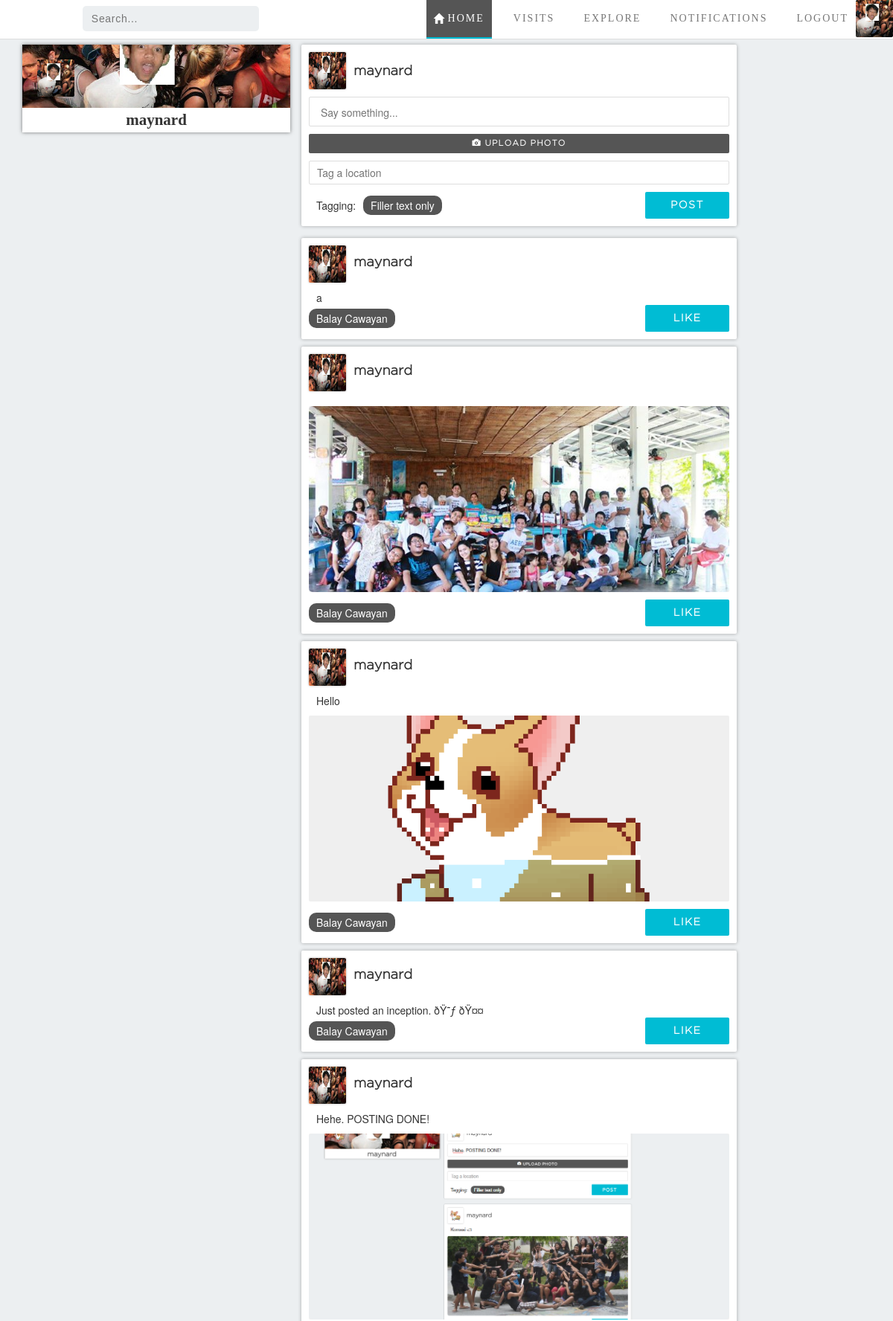
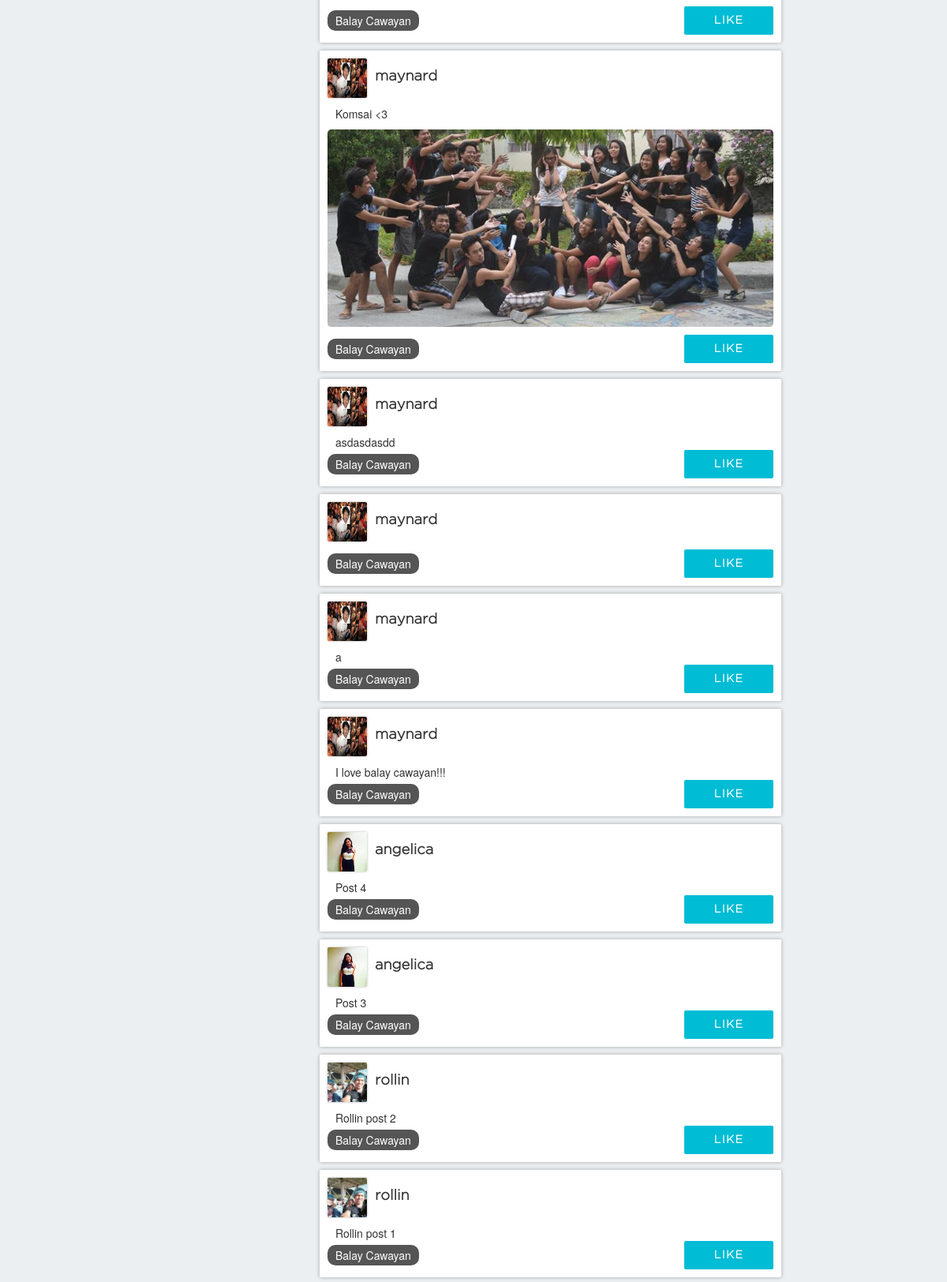
Screenshot of /home_page.php (signed in, upper part) with the database file from the repository (2 pictures, top to bottom).
### tables this page shows
CREATE TABLE `posted` (
  `post_id` int(9) NOT NULL,
  `content` varchar(300) NOT NULL,
  `place_id` int(11) NOT NULL,
  `acc_id` int(11) NOT NULL,
  `time_post` timestamp NOT NULL DEFAULT CURRENT_TIMESTAMP ON UPDATE CURRENT_TIMESTAMP,
  `if_image` tinyint(1) NOT NULL
);

CREATE TABLE `account` (
  `acc_id` int(9) NOT NULL,
  `username` varchar(50) NOT NULL,
  `firstname` varchar(30) NOT NULL,
  `lastname` varchar(30) NOT NULL,
  `password` varchar(30) NOT NULL,
  `email` varchar(40) NOT NULL,
  `address` varchar(30) NOT NULL,
  `about_me` varchar(60) NOT NULL
);

CREATE TABLE `places` (
  `place_id` int(9) NOT NULL,
  `name` varchar(50) NOT NULL,
  `desciption` varchar(100) NOT NULL,
  `location_id` varchar(100) NOT NULL
);

### home_page.php (the view, shortened to what this page needs)
<?php
	$username = $_SESSION["userName"];
?>
<!DOCTYPE html>
<html lang="en">
	<head>
		<link rel="stylesheet" href="bootstrap/css/bootstrap.min.css">
		<link rel="stylesheet" type="text/css" href="css/navigation_bar_and_body_style.css">
		<link rel="stylesheet" type="text/css" href="css/Home_Page_style.css">
		<link rel="stylesheet" type="text/css" href="css/style.css">
		<link rel="stylesheet" type="text/css" href="css/posts.css">
	</head>
	<body>
		<div id = "navBar">
			<form action="search_results_places.php" method="get">
				<input type="text" placeholder="Search..." name = "search">
			</form>
			<ul id = "navList">
				<li><a href="#" class="active"><span class="glyphicon glyphicon-home"></span>HOME</a></li>
				<li><a href="visit.php"><span class="glyphicon glyphicon-map-marker"></span>VISITS</a></li>
				<li><a href="#"><span class="glyphicon glyphicon-globe"></span>EXPLORE</a></li>
				<li><a href="Notifications.php"><span class="glyphicon glyphicon-bell"></span>NOTIFICATIONS</a></li>
				<li><a href="logout.php"><span class="glyphicon glyphicon-log-out"></span>LOGOUT</a></li>
				<li><a href="my_profile.php" class="image-list"><img src="images/profile_pic_img/acc_id_<?=$_SESSION['userID']?>.jpg"></a></li>
			</ul>
		</div>
		<div class="container">
			<div class="row">
				<div class="col-sm-4">
					<div class="user-box">
						<a href="my_profile.php">
							<img src="images/cover_img/cover_<?=$_SESSION['userID']?>.png" alt="user-cover" class="cover">
							<img src="images/profile_pic_img/acc_id_<?=$_SESSION['userID']?>.jpg" alt="user-profile" class="profile">
						</a>
						<h2 class="user-box-heading"><?=$username?></h2>
					</div>
				</div>
				<div class="col-sm-6">
					<div class="posting post-container">
						<img src="images/profile_pic_img/acc_id_<?=$_SESSION['userID']?>.jpg" alt="USER PHOTO" class="profile">
						<p class="user-name"><?=$username?></p>
						<form action="post.php" method="post" enctype="multipart/form-data">
							<textarea id="post-text-area" cols="50" rows="5" placeholder="Say something..." name = "post"></textarea>
							<label for="photo"><span class="glyphicon glyphicon-camera"></span> Upload photo<input type="file" name="photo" class="inputphoto" id = "photo" onchange="loadFile(event)" name = "photo"></label>
							<input type="text-field" placeholder="Tag a location" class="tag-location">
							<div class="contain">
								<span>Tagging:</span><p class="tagged-location">Filler text only</p>
								<input type="submit" value="POST">
							</div>
						</form>
					</div>
					<?php
						require "connect.php";
						$acc_id = $_SESSION['userID'];
						$query = "SELECT *
								  FROM posted
								  NATURAL JOIN account
								  NATURAL JOIN places
								  WHERE acc_id
								  IN (SELECT acc_id_follows
								  	  FROM follow
								  	  WHERE acc_id_follower = $acc_id)
								  OR acc_id = $acc_id
								  ORDER BY time_post
								  DESC;";
						$result = mysqli_query ($dbconn, $query);
						foreach ($result as $value):?>
							<div class="posted post-container">
								<a href="people_profile.php">
									<img src="images/profile_pic_img/acc_id_<?=$value['acc_id']; ?>.jpg" alt="USER PHOTO" class="profile">
									<h2 class="user-name"><?=$value['username'];?></h2>
								</a>
								<p class = "posted-text"><?=$value['content'];?></p>
								<?php if($value['if_image'] == 1): ?>
									<button class="imagebtn"><img id="myImg" src="images/post_img/<?=$value['post_id'];?>.jpg"></button>
								<?php endif; ?>
								<div class="contain">
									<a href="place.php?place_id=<?=$value['place_id'];?>" class="tagged-location"><?=$value['name'];?></a>
									<button class="like">LIKE</button>
								</div>
							</div>
						<?php endforeach; ?>
				</div>
			</div>
		</div>
	</body>
</html>

### css/Navigation_Bar_and_Body_style.css (style rules this page uses)
body { background-color: #ECEFF1; margin: 0; }
#navBar { background-color: white; display: inline-flex; width: 100%; top: 0; left: 0; position: fixed; z-index: 1; border-bottom: 1px solid #DDD; }
#navBar img { height: 50px; width: 50px; object-position: center; object-fit: cover; box-sizing: border-box; margin: 0; border-radius: 2px; }
#navList { display: inline-flex; justify-content: center; align-content: center; list-style: none; margin: 0; padding: 0; margin-left: auto; }
#navList li { display: inline-flex; justify-content: center; align-items: center; }
#navList > li > a { text-decoration: none; display: block; height: 100%; padding: 0 10px; border: solid rgba(0,0,0,0); border-width: 0 0 2px 0; text-align: center; vertical-align: middle; font-family: "Gotham Medium"; font-size: 14px; letter-spacing: 2px; color: #777; display: flex; align-items: center; justify-content: center; box-sizing: border-box; transition: 0.2s; }
#navList > li > a.image-list { padding: 0; }
#navList > li > a.active { border-color: #00BCD4; background-color: #555; color: white!important; cursor: default; }
#navBar form { margin-left: 5%; height: 50px; width: 28.25%; display: inline-flex; justify-content: center; align-items: center; }
#navBar form input[type=text] { color: #888; border-style: none; padding: 5px 10px; background-color: #ECEFF1; width: 70%; border-radius: 5px; border: 2px solid rgba(0,0,0,0); transition: 0.2s; font-family: Arial; font-size: 1em; letter-spacing: 0.05em; }
#navBar .glyphicon { margin: -2px 3px 0 0; opacity: 0; transform: scale(0,0); transition: 0.2s; }
#navBar a.active { width: 100%; }
#navBar a:hover .glyphicon, #navBar a.active .glyphicon { opacity: 1; transform: scale(1,1); }
.container { margin-top: 50px; }

### css/Home_Page_Style.css (style rules this page uses)
.user-box { background-color: white; margin-top: 10px; box-shadow: 0 0 5px rgba(0,0,0,0.5); padding-bottom: 5px; }
.user-box .cover { width: 100%; height: 85px; object-position: center; object-fit: cover; }
.user-box .profile { height: 50px; width: 50px; object-fit: cover; object-position: center; margin: -105px 0 0 20px; border-radius: 2px; }
.user-box h2 { font-family: "Gotham Light"; font-weight: bold; text-align: center; font-size: 1.5em; margin: -15px 0 0 0; }

### css/Style.css (style rules this page uses)
#myImg { border-radius: 5px; cursor: pointer; transition: 0.3s; }

### css/posts.css (style rules this page uses)
body { padding-bottom: 20px; }
.col-sm-6 { padding: 0; }
.post-container { background-color: white; padding: 10px; border-radius: 2px; width: 100%; margin-top: 10px; box-shadow: 0 0 5px rgba(0,0,0,0.3); }
.posting .profile, .posted .profile { height: 50px; width: 50px; float: left; box-shadow: 0 0 3px rgba(0,0,0,0.3); border-radius: 2px; }
.posting .user-name, .posted .user-name { font-family: Gotham; font-weight: bold; font-size: 1.3em; float: left; margin: 13px auto 0 10px; }
.posted > a > .user-name, .posted > a > .profile { display: block; color: #333; transition: 0.3s; }
.posting + .post-container:nth-child(2) { margin-top: 270px; }
.posting { position: absolute; }
.posting > form { clear: both; display: flex; flex-direction: column; margin-top: 60px; }
.posting > form > textarea { border-radius: 2px; resize: none; border-color: #DDD; padding: 10px 15px; height: 40px; overflow: hidden; transition: 0.2s; margin-bottom: 10px; }
.posting > form > label[for=photo] { background-color: #555; padding: 5px; margin-bottom: 10px; border-radius: 2px; color: white; font-family: Gotham; font-weight: bold; letter-spacing: 0.1em; text-transform: uppercase; font-size: 0.8em; text-align: center; }
.posting > form > .contain > input[type=submit], .like { background-color: #00BCD4; color: white; font-size: 1em; font-family: Gotham; font-weight: bold; letter-spacing: 0.1em; width: 20%; margin-left: auto; padding: 5px 10px; border: none; border-radius: 2px; transition: 0.3s; }
.tag-location { margin: 0 0 10px 0; border-radius: 2px; border: 1px solid #DDD; padding: 5px 10px; }
.contain { display: flex; }
.contain > span { margin: 5px 0; padding: 3px 10px; }
.tagged-location { background-color: #555; color: white; padding: 3px 10px; border-radius: 10px; max-width: 50%; margin: 5px 0; }
.posted-text { clear: both; width: 100%; padding: 0; margin: 60px 0 0 10px; }
.posted > .imagebtn { width: 100%; margin: 10px 0; padding: 0; border: none; border-radius: 2px; }
.posted > .imagebtn > img { width: 100%; height: 250px; object-position: center; object-fit: cover; }
a.tagged-location { transition: 0.2s; }

### rows the page displays
posted: acc.username "maynard", content "a", place.name "Balay Cawayan"
posted: acc.username "maynard", shows a picture, place.name "Balay Cawayan"
posted: acc.username "maynard", content "Hello", shows a picture, place.name "Balay Cawayan"
posted: acc.username "maynard", content "Just posted an inception. ðŸ˜ƒ ðŸ¤¤", place.name "Balay Cawayan"
posted: acc.username "maynard", content "Hehe. POSTING DONE!", shows a picture, place.name "Balay Cawayan"
posted: acc.username "maynard", content "Komsai <3", shows a picture, place.name "Balay Cawayan"
posted: acc.username "maynard", content "asdasdasdd", place.name "Balay Cawayan"
posted: acc.username "maynard", place.name "Balay Cawayan"
posted: acc.username "maynard", content "a", place.name "Balay Cawayan"
posted: acc.username "maynard", content "I love balay cawayan!!!", place.name "Balay Cawayan"
posted: acc.username "angelica", content "Post 4", place.name "Balay Cawayan"
posted: acc.username "angelica", content "Post 3", place.name "Balay Cawayan"
posted: acc.username "rollin", content "Rollin post 2", place.name "Balay Cawayan"
posted: acc.username "rollin", content "Rollin post 1", place.name "Balay Cawayan"

### other values shown
$username "maynard"
